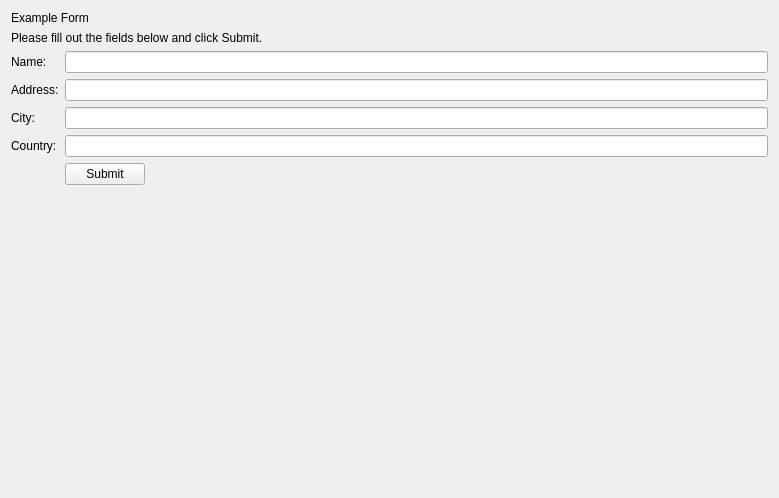
<?xml version="1.0" encoding="UTF-8"?>
<ui version="4.0">
 <class>Form</class>
 <widget class="QFrame" name="Form">
  <property name="geometry">
   <rect>
    <x>0</x>
    <y>0</y>
    <width>779</width>
    <height>498</height>
   </rect>
  </property>
  <property name="windowTitle">
   <string>Form</string>
  </property>
  <layout class="QVBoxLayout" name="verticalLayout">
   <item>
    <layout class="QVBoxLayout" name="innerLayout">
     <item>
      <widget class="QLabel" name="label_7">
       <property name="styleSheet">
        <string notr="true"/>
       </property>
       <property name="text">
        <string>Example Form</string>
       </property>
      </widget>
     </item>
     <item>
      <widget class="QLabel" name="label_6">
       <property name="text">
        <string>Please fill out the fields below and click Submit.</string>
       </property>
      </widget>
     </item>
     <item>
      <layout class="QGridLayout" name="gridLayout">
       <item row="2" column="0">
        <widget class="QLabel" name="city_label">
         <property name="text">
          <string>City:</string>
         </property>
        </widget>
       </item>
       <item row="3" column="0">
        <widget class="QLabel" name="country_label">
         <property name="text">
          <string>Country:</string>
         </property>
        </widget>
       </item>
       <item row="2" column="1">
        <widget class="QLineEdit" name="city_field"/>
       </item>
       <item row="3" column="1">
        <widget class="QLineEdit" name="country_field"/>
       </item>
       <item row="4" column="0">
        <spacer name="horizontalSpacer">
         <property name="orientation">
          <enum>Qt::Horizontal</enum>
         </property>
         <property name="sizeType">
          <enum>QSizePolicy::Fixed</enum>
         </property>
         <property name="sizeHint" stdset="0">
          <size>
           <width>40</width>
           <height>20</height>
          </size>
         </property>
        </spacer>
       </item>
       <item row="0" column="0">
        <widget class="QLabel" name="name_label">
         <property name="text">
          <string>Name:</string>
         </property>
        </widget>
       </item>
       <item row="1" column="1">
        <widget class="QLineEdit" name="address_field"/>
       </item>
       <item row="1" column="0">
        <widget class="QLabel" name="address_label">
         <property name="text">
          <string>Address:</string>
         </property>
        </widget>
       </item>
       <item row="0" column="1">
        <widget class="QLineEdit" name="name_field"/>
       </item>
       <item row="4" column="1">
        <layout class="QHBoxLayout" name="horizontalLayout_2">
         <item>
          <widget class="QPushButton" name="submit_button">
           <property name="text">
            <string>Submit</string>
           </property>
          </widget>
         </item>
         <item>
          <spacer name="horizontalSpacer_4">
           <property name="orientation">
            <enum>Qt::Horizontal</enum>
           </property>
           <property name="sizeHint" stdset="0">
            <size>
             <width>40</width>
             <height>20</height>
            </size>
           </property>
          </spacer>
         </item>
        </layout>
       </item>
      </layout>
     </item>
     <item>
      <spacer name="verticalSpacer">
       <property name="orientation">
        <enum>Qt::Vertical</enum>
       </property>
       <property name="sizeHint" stdset="0">
        <size>
         <width>20</width>
         <height>100</height>
        </size>
       </property>
      </spacer>
     </item>
    </layout>
   </item>
  </layout>
 </widget>
 <resources/>
 <connections/>
</ui>
